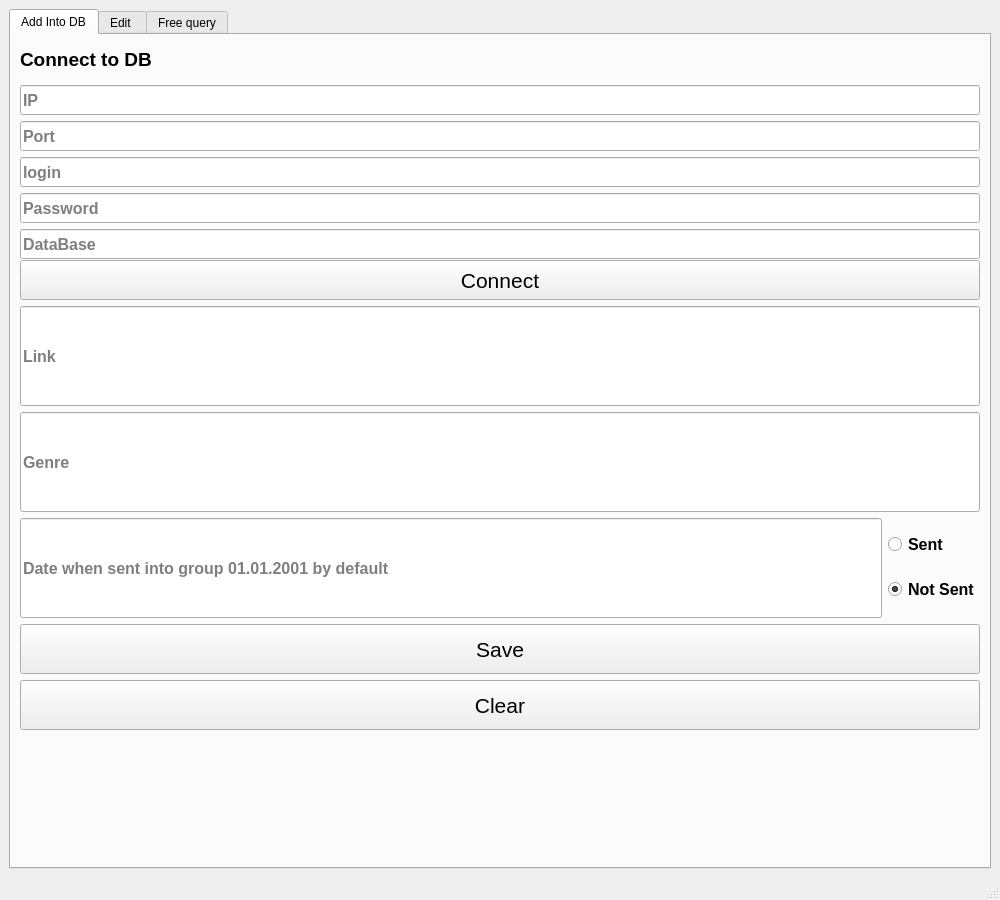
<?xml version="1.0" encoding="UTF-8"?>
<ui version="4.0">
 <class>MainWindow</class>
 <widget class="QMainWindow" name="MainWindow">
  <property name="geometry">
   <rect>
    <x>0</x>
    <y>0</y>
    <width>1000</width>
    <height>900</height>
   </rect>
  </property>
  <property name="windowTitle">
   <string>MUSIC</string>
  </property>
  <property name="unifiedTitleAndToolBarOnMac">
   <bool>false</bool>
  </property>
  <widget class="QWidget" name="centralwidget">
   <layout class="QVBoxLayout" name="verticalLayout">
    <item>
     <widget class="QTabWidget" name="tabWidget">
      <property name="currentIndex">
       <number>0</number>
      </property>
      <widget class="QWidget" name="tab">
       <attribute name="title">
        <string>Add Into DB</string>
       </attribute>
       <layout class="QVBoxLayout" name="verticalLayout_6">
        <item>
         <widget class="QLabel" name="label_connect_to_db">
          <property name="minimumSize">
           <size>
            <width>0</width>
            <height>30</height>
           </size>
          </property>
          <property name="maximumSize">
           <size>
            <width>16777215</width>
            <height>30</height>
           </size>
          </property>
          <property name="font">
           <font>
            <pointsize>14</pointsize>
            <weight>75</weight>
            <bold>true</bold>
           </font>
          </property>
          <property name="text">
           <string>Connect to DB</string>
          </property>
         </widget>
        </item>
        <item>
         <widget class="QLineEdit" name="lineEdit_ip">
          <property name="minimumSize">
           <size>
            <width>0</width>
            <height>30</height>
           </size>
          </property>
          <property name="maximumSize">
           <size>
            <width>16777215</width>
            <height>20</height>
           </size>
          </property>
          <property name="font">
           <font>
            <pointsize>12</pointsize>
            <weight>75</weight>
            <bold>true</bold>
           </font>
          </property>
          <property name="frame">
           <bool>true</bool>
          </property>
          <property name="placeholderText">
           <string>IP</string>
          </property>
         </widget>
        </item>
        <item>
         <widget class="QLineEdit" name="lineEdit_port">
          <property name="minimumSize">
           <size>
            <width>0</width>
            <height>30</height>
           </size>
          </property>
          <property name="maximumSize">
           <size>
            <width>16777215</width>
            <height>20</height>
           </size>
          </property>
          <property name="font">
           <font>
            <pointsize>12</pointsize>
            <weight>75</weight>
            <bold>true</bold>
           </font>
          </property>
          <property name="frame">
           <bool>true</bool>
          </property>
          <property name="placeholderText">
           <string>Port</string>
          </property>
         </widget>
        </item>
        <item>
         <widget class="QLineEdit" name="lineEdit_login">
          <property name="minimumSize">
           <size>
            <width>0</width>
            <height>30</height>
           </size>
          </property>
          <property name="maximumSize">
           <size>
            <width>16777215</width>
            <height>20</height>
           </size>
          </property>
          <property name="font">
           <font>
            <pointsize>12</pointsize>
            <weight>75</weight>
            <bold>true</bold>
           </font>
          </property>
          <property name="frame">
           <bool>true</bool>
          </property>
          <property name="placeholderText">
           <string>login</string>
          </property>
         </widget>
        </item>
        <item>
         <widget class="QLineEdit" name="lineEdit_pass">
          <property name="minimumSize">
           <size>
            <width>0</width>
            <height>30</height>
           </size>
          </property>
          <property name="maximumSize">
           <size>
            <width>16777215</width>
            <height>20</height>
           </size>
          </property>
          <property name="font">
           <font>
            <pointsize>12</pointsize>
            <weight>75</weight>
            <bold>true</bold>
           </font>
          </property>
          <property name="inputMethodHints">
           <set>Qt::ImhHiddenText|Qt::ImhNoAutoUppercase|Qt::ImhNoPredictiveText|Qt::ImhSensitiveData</set>
          </property>
          <property name="frame">
           <bool>true</bool>
          </property>
          <property name="echoMode">
           <enum>QLineEdit::Password</enum>
          </property>
          <property name="placeholderText">
           <string>Password</string>
          </property>
         </widget>
        </item>
        <item>
         <widget class="QLineEdit" name="lineEdit_name_of_db">
          <property name="minimumSize">
           <size>
            <width>0</width>
            <height>30</height>
           </size>
          </property>
          <property name="maximumSize">
           <size>
            <width>16777215</width>
            <height>20</height>
           </size>
          </property>
          <property name="font">
           <font>
            <pointsize>12</pointsize>
            <weight>75</weight>
            <bold>true</bold>
           </font>
          </property>
          <property name="frame">
           <bool>true</bool>
          </property>
          <property name="placeholderText">
           <string>DataBase</string>
          </property>
         </widget>
        </item>
        <item>
         <layout class="QHBoxLayout" name="horizontalLayout_5">
          <property name="spacing">
           <number>6</number>
          </property>
          <item>
           <widget class="QPushButton" name="pushButton_connect">
            <property name="minimumSize">
             <size>
              <width>0</width>
              <height>40</height>
             </size>
            </property>
            <property name="maximumSize">
             <size>
              <width>16777215</width>
              <height>40</height>
             </size>
            </property>
            <property name="font">
             <font>
              <pointsize>16</pointsize>
             </font>
            </property>
            <property name="text">
             <string>Connect</string>
            </property>
           </widget>
          </item>
         </layout>
        </item>
        <item>
         <widget class="QLineEdit" name="lineEdit_link">
          <property name="minimumSize">
           <size>
            <width>0</width>
            <height>100</height>
           </size>
          </property>
          <property name="font">
           <font>
            <pointsize>12</pointsize>
            <weight>75</weight>
            <bold>true</bold>
           </font>
          </property>
          <property name="frame">
           <bool>true</bool>
          </property>
          <property name="placeholderText">
           <string>Link</string>
          </property>
         </widget>
        </item>
        <item>
         <widget class="QLineEdit" name="lineEdit_genre">
          <property name="minimumSize">
           <size>
            <width>0</width>
            <height>100</height>
           </size>
          </property>
          <property name="font">
           <font>
            <pointsize>12</pointsize>
            <weight>75</weight>
            <bold>true</bold>
           </font>
          </property>
          <property name="placeholderText">
           <string>Genre</string>
          </property>
         </widget>
        </item>
        <item>
         <layout class="QHBoxLayout" name="horizontalLayout_4">
          <item>
           <widget class="QLineEdit" name="lineEdit_date">
            <property name="sizePolicy">
             <sizepolicy hsizetype="Expanding" vsizetype="Fixed">
              <horstretch>0</horstretch>
              <verstretch>0</verstretch>
             </sizepolicy>
            </property>
            <property name="minimumSize">
             <size>
              <width>0</width>
              <height>100</height>
             </size>
            </property>
            <property name="sizeIncrement">
             <size>
              <width>0</width>
              <height>0</height>
             </size>
            </property>
            <property name="font">
             <font>
              <pointsize>12</pointsize>
              <weight>75</weight>
              <bold>true</bold>
             </font>
            </property>
            <property name="autoFillBackground">
             <bool>false</bool>
            </property>
            <property name="placeholderText">
             <string>Date when sent into group 01.01.2001 by default</string>
            </property>
            <property name="clearButtonEnabled">
             <bool>false</bool>
            </property>
           </widget>
          </item>
          <item>
           <layout class="QVBoxLayout" name="verticalLayout_5">
            <item>
             <widget class="QRadioButton" name="radioButton_add_into_sent">
              <property name="font">
               <font>
                <pointsize>12</pointsize>
                <weight>75</weight>
                <bold>true</bold>
               </font>
              </property>
              <property name="text">
               <string>Sent</string>
              </property>
              <property name="checked">
               <bool>false</bool>
              </property>
              <attribute name="buttonGroup">
               <string notr="true">buttonGroup_2</string>
              </attribute>
             </widget>
            </item>
            <item>
             <widget class="QRadioButton" name="radioButton_add_into_not_sent">
              <property name="font">
               <font>
                <pointsize>12</pointsize>
                <weight>75</weight>
                <bold>true</bold>
               </font>
              </property>
              <property name="text">
               <string>Not Sent</string>
              </property>
              <property name="checked">
               <bool>true</bool>
              </property>
              <attribute name="buttonGroup">
               <string notr="true">buttonGroup_2</string>
              </attribute>
             </widget>
            </item>
           </layout>
          </item>
         </layout>
        </item>
        <item>
         <widget class="QPushButton" name="pushButton_save">
          <property name="minimumSize">
           <size>
            <width>0</width>
            <height>50</height>
           </size>
          </property>
          <property name="font">
           <font>
            <pointsize>16</pointsize>
           </font>
          </property>
          <property name="text">
           <string>Save</string>
          </property>
         </widget>
        </item>
        <item>
         <widget class="QPushButton" name="pushButton_clear">
          <property name="minimumSize">
           <size>
            <width>0</width>
            <height>50</height>
           </size>
          </property>
          <property name="font">
           <font>
            <pointsize>16</pointsize>
           </font>
          </property>
          <property name="text">
           <string>Clear</string>
          </property>
         </widget>
        </item>
        <item>
         <widget class="QLabel" name="label_result">
          <property name="minimumSize">
           <size>
            <width>0</width>
            <height>50</height>
           </size>
          </property>
          <property name="lineWidth">
           <number>1</number>
          </property>
          <property name="text">
           <string/>
          </property>
         </widget>
        </item>
       </layout>
      </widget>
      <widget class="QWidget" name="tab_2">
       <attribute name="title">
        <string>Edit </string>
       </attribute>
       <widget class="QLabel" name="label">
        <property name="geometry">
         <rect>
          <x>340</x>
          <y>10</y>
          <width>261</width>
          <height>16</height>
         </rect>
        </property>
        <property name="font">
         <font>
          <pointsize>14</pointsize>
          <weight>75</weight>
          <bold>true</bold>
         </font>
        </property>
        <property name="text">
         <string>Select from music where: </string>
        </property>
       </widget>
       <widget class="QLineEdit" name="lineEdit_id_select">
        <property name="geometry">
         <rect>
          <x>35</x>
          <y>50</y>
          <width>50</width>
          <height>25</height>
         </rect>
        </property>
        <property name="maximumSize">
         <size>
          <width>50</width>
          <height>16777215</height>
         </size>
        </property>
        <property name="font">
         <font>
          <pointsize>12</pointsize>
          <weight>75</weight>
          <bold>true</bold>
         </font>
        </property>
       </widget>
       <widget class="QLabel" name="label_id_select">
        <property name="geometry">
         <rect>
          <x>10</x>
          <y>50</y>
          <width>17</width>
          <height>19</height>
         </rect>
        </property>
        <property name="font">
         <font>
          <pointsize>12</pointsize>
          <weight>75</weight>
          <bold>true</bold>
         </font>
        </property>
        <property name="text">
         <string>Id</string>
        </property>
       </widget>
       <widget class="QLabel" name="label_genre_select">
        <property name="geometry">
         <rect>
          <x>90</x>
          <y>50</y>
          <width>49</width>
          <height>19</height>
         </rect>
        </property>
        <property name="font">
         <font>
          <pointsize>12</pointsize>
          <weight>75</weight>
          <bold>true</bold>
         </font>
        </property>
        <property name="text">
         <string>Genre</string>
        </property>
       </widget>
       <widget class="QLineEdit" name="lineEdit_genre_select">
        <property name="geometry">
         <rect>
          <x>153</x>
          <y>50</y>
          <width>191</width>
          <height>25</height>
         </rect>
        </property>
        <property name="font">
         <font>
          <pointsize>12</pointsize>
          <weight>75</weight>
          <bold>true</bold>
         </font>
        </property>
       </widget>
       <widget class="QLineEdit" name="lineEdit_date_select">
        <property name="geometry">
         <rect>
          <x>671</x>
          <y>50</y>
          <width>150</width>
          <height>25</height>
         </rect>
        </property>
        <property name="maximumSize">
         <size>
          <width>150</width>
          <height>16777215</height>
         </size>
        </property>
        <property name="font">
         <font>
          <pointsize>12</pointsize>
          <weight>75</weight>
          <bold>true</bold>
         </font>
        </property>
       </widget>
       <widget class="QLabel" name="label_author_select">
        <property name="geometry">
         <rect>
          <x>349</x>
          <y>50</y>
          <width>56</width>
          <height>19</height>
         </rect>
        </property>
        <property name="font">
         <font>
          <pointsize>12</pointsize>
          <weight>75</weight>
          <bold>true</bold>
         </font>
        </property>
        <property name="text">
         <string>Author</string>
        </property>
       </widget>
       <widget class="QLabel" name="label_date_select">
        <property name="geometry">
         <rect>
          <x>618</x>
          <y>50</y>
          <width>39</width>
          <height>19</height>
         </rect>
        </property>
        <property name="font">
         <font>
          <pointsize>12</pointsize>
          <weight>75</weight>
          <bold>true</bold>
         </font>
        </property>
        <property name="text">
         <string>Date</string>
        </property>
       </widget>
       <widget class="QLineEdit" name="lineEdit_author_select">
        <property name="geometry">
         <rect>
          <x>421</x>
          <y>50</y>
          <width>192</width>
          <height>25</height>
         </rect>
        </property>
        <property name="font">
         <font>
          <pointsize>12</pointsize>
          <weight>75</weight>
          <bold>true</bold>
         </font>
        </property>
       </widget>
       <widget class="QPushButton" name="pushButton_find_select">
        <property name="geometry">
         <rect>
          <x>10</x>
          <y>200</y>
          <width>471</width>
          <height>41</height>
         </rect>
        </property>
        <property name="font">
         <font>
          <pointsize>14</pointsize>
          <weight>75</weight>
          <bold>true</bold>
         </font>
        </property>
        <property name="text">
         <string>Find</string>
        </property>
       </widget>
       <widget class="QLabel" name="label_replace_3">
        <property name="geometry">
         <rect>
          <x>440</x>
          <y>440</y>
          <width>121</width>
          <height>31</height>
         </rect>
        </property>
        <property name="font">
         <font>
          <pointsize>14</pointsize>
          <weight>75</weight>
          <bold>true</bold>
         </font>
        </property>
        <property name="text">
         <string>Replace by:</string>
        </property>
       </widget>
       <widget class="QPushButton" name="pushButton_select_clear">
        <property name="geometry">
         <rect>
          <x>490</x>
          <y>200</y>
          <width>471</width>
          <height>41</height>
         </rect>
        </property>
        <property name="font">
         <font>
          <pointsize>14</pointsize>
          <weight>75</weight>
          <bold>true</bold>
         </font>
        </property>
        <property name="text">
         <string>Clear</string>
        </property>
       </widget>
       <widget class="QTableWidget" name="tableWidget_select_result">
        <property name="geometry">
         <rect>
          <x>10</x>
          <y>260</y>
          <width>951</width>
          <height>171</height>
         </rect>
        </property>
        <property name="minimumSize">
         <size>
          <width>0</width>
          <height>171</height>
         </size>
        </property>
        <property name="maximumSize">
         <size>
          <width>951</width>
          <height>170</height>
         </size>
        </property>
        <property name="font">
         <font>
          <pointsize>10</pointsize>
         </font>
        </property>
        <property name="alternatingRowColors">
         <bool>false</bool>
        </property>
        <property name="sortingEnabled">
         <bool>false</bool>
        </property>
        <attribute name="horizontalHeaderDefaultSectionSize">
         <number>130</number>
        </attribute>
        <attribute name="horizontalHeaderMinimumSectionSize">
         <number>39</number>
        </attribute>
        <attribute name="horizontalHeaderShowSortIndicator" stdset="0">
         <bool>false</bool>
        </attribute>
        <attribute name="verticalHeaderDefaultSectionSize">
         <number>20</number>
        </attribute>
        <attribute name="verticalHeaderHighlightSections">
         <bool>true</bool>
        </attribute>
        <column>
         <property name="text">
          <string>Id</string>
         </property>
        </column>
        <column>
         <property name="text">
          <string>Link</string>
         </property>
        </column>
        <column>
         <property name="text">
          <string>Genre</string>
         </property>
        </column>
        <column>
         <property name="text">
          <string>Author</string>
         </property>
        </column>
        <column>
         <property name="text">
          <string>Description</string>
         </property>
        </column>
        <column>
         <property name="text">
          <string>Date</string>
         </property>
        </column>
        <column>
         <property name="text">
          <string>Whether Sent</string>
         </property>
        </column>
       </widget>
       <widget class="QPushButton" name="pushButton_replace_clear">
        <property name="geometry">
         <rect>
          <x>490</x>
          <y>630</y>
          <width>471</width>
          <height>41</height>
         </rect>
        </property>
        <property name="font">
         <font>
          <pointsize>14</pointsize>
          <weight>75</weight>
          <bold>true</bold>
         </font>
        </property>
        <property name="text">
         <string>Clear</string>
        </property>
       </widget>
       <widget class="QPushButton" name="pushButton_replace">
        <property name="geometry">
         <rect>
          <x>10</x>
          <y>630</y>
          <width>471</width>
          <height>41</height>
         </rect>
        </property>
        <property name="font">
         <font>
          <pointsize>14</pointsize>
          <weight>75</weight>
          <bold>true</bold>
         </font>
        </property>
        <property name="text">
         <string>Replace</string>
        </property>
       </widget>
       <widget class="QLabel" name="label_edit_tab_result">
        <property name="geometry">
         <rect>
          <x>20</x>
          <y>680</y>
          <width>941</width>
          <height>150</height>
         </rect>
        </property>
        <property name="font">
         <font>
          <pointsize>10</pointsize>
         </font>
        </property>
        <property name="text">
         <string/>
        </property>
       </widget>
       <widget class="QRadioButton" name="radioButton_sent_select">
        <property name="geometry">
         <rect>
          <x>850</x>
          <y>30</y>
          <width>82</width>
          <height>17</height>
         </rect>
        </property>
        <property name="font">
         <font>
          <pointsize>12</pointsize>
          <weight>75</weight>
          <bold>true</bold>
         </font>
        </property>
        <property name="text">
         <string>Sent</string>
        </property>
        <property name="checked">
         <bool>false</bool>
        </property>
        <attribute name="buttonGroup">
         <string notr="true">buttonGroup_3</string>
        </attribute>
       </widget>
       <widget class="QRadioButton" name="radioButton_not_sent_select">
        <property name="geometry">
         <rect>
          <x>850</x>
          <y>70</y>
          <width>101</width>
          <height>17</height>
         </rect>
        </property>
        <property name="font">
         <font>
          <pointsize>12</pointsize>
          <weight>75</weight>
          <bold>true</bold>
         </font>
        </property>
        <property name="text">
         <string>Not Sent</string>
        </property>
        <property name="checked">
         <bool>true</bool>
        </property>
        <attribute name="buttonGroup">
         <string notr="true">buttonGroup_3</string>
        </attribute>
       </widget>
       <widget class="QLineEdit" name="lineEdit_description_replace">
        <property name="geometry">
         <rect>
          <x>107</x>
          <y>580</y>
          <width>854</width>
          <height>40</height>
         </rect>
        </property>
        <property name="font">
         <font>
          <pointsize>12</pointsize>
          <weight>75</weight>
          <bold>true</bold>
         </font>
        </property>
       </widget>
       <widget class="QLabel" name="label_description_replace">
        <property name="geometry">
         <rect>
          <x>10</x>
          <y>580</y>
          <width>92</width>
          <height>40</height>
         </rect>
        </property>
        <property name="font">
         <font>
          <pointsize>12</pointsize>
          <weight>75</weight>
          <bold>true</bold>
         </font>
        </property>
        <property name="text">
         <string>Description</string>
        </property>
       </widget>
       <widget class="QLineEdit" name="lineEdit_link_replace">
        <property name="geometry">
         <rect>
          <x>58</x>
          <y>530</y>
          <width>903</width>
          <height>40</height>
         </rect>
        </property>
        <property name="font">
         <font>
          <pointsize>12</pointsize>
          <weight>75</weight>
          <bold>true</bold>
         </font>
        </property>
       </widget>
       <widget class="QLabel" name="label_link_replace">
        <property name="geometry">
         <rect>
          <x>10</x>
          <y>530</y>
          <width>43</width>
          <height>40</height>
         </rect>
        </property>
        <property name="font">
         <font>
          <pointsize>12</pointsize>
          <weight>75</weight>
          <bold>true</bold>
         </font>
        </property>
        <property name="text">
         <string>Link</string>
        </property>
       </widget>
       <widget class="QRadioButton" name="radioButton_not_sent_replace">
        <property name="geometry">
         <rect>
          <x>850</x>
          <y>510</y>
          <width>101</width>
          <height>17</height>
         </rect>
        </property>
        <property name="font">
         <font>
          <pointsize>12</pointsize>
          <weight>75</weight>
          <bold>true</bold>
         </font>
        </property>
        <property name="text">
         <string>Not Sent</string>
        </property>
        <property name="checked">
         <bool>true</bool>
        </property>
       </widget>
       <widget class="QRadioButton" name="radioButton_sent_replace">
        <property name="geometry">
         <rect>
          <x>850</x>
          <y>470</y>
          <width>82</width>
          <height>17</height>
         </rect>
        </property>
        <property name="font">
         <font>
          <pointsize>12</pointsize>
          <weight>75</weight>
          <bold>true</bold>
         </font>
        </property>
        <property name="text">
         <string>Sent</string>
        </property>
        <property name="checked">
         <bool>false</bool>
        </property>
       </widget>
       <widget class="QSplitter" name="splitter_2">
        <property name="geometry">
         <rect>
          <x>10</x>
          <y>100</y>
          <width>951</width>
          <height>40</height>
         </rect>
        </property>
        <property name="minimumSize">
         <size>
          <width>900</width>
          <height>40</height>
         </size>
        </property>
        <property name="orientation">
         <enum>Qt::Horizontal</enum>
        </property>
        <widget class="QLabel" name="label_link_select">
         <property name="font">
          <font>
           <pointsize>12</pointsize>
           <weight>75</weight>
           <bold>true</bold>
          </font>
         </property>
         <property name="text">
          <string>Link</string>
         </property>
        </widget>
        <widget class="QLineEdit" name="lineEdit_link_select">
         <property name="font">
          <font>
           <pointsize>12</pointsize>
           <weight>75</weight>
           <bold>true</bold>
          </font>
         </property>
        </widget>
       </widget>
       <widget class="QSplitter" name="splitter_3">
        <property name="geometry">
         <rect>
          <x>10</x>
          <y>150</y>
          <width>951</width>
          <height>40</height>
         </rect>
        </property>
        <property name="minimumSize">
         <size>
          <width>900</width>
          <height>40</height>
         </size>
        </property>
        <property name="orientation">
         <enum>Qt::Horizontal</enum>
        </property>
        <widget class="QLabel" name="label_description_select">
         <property name="font">
          <font>
           <pointsize>12</pointsize>
           <weight>75</weight>
           <bold>true</bold>
          </font>
         </property>
         <property name="text">
          <string>Description</string>
         </property>
        </widget>
        <widget class="QLineEdit" name="lineEdit_description_select">
         <property name="font">
          <font>
           <pointsize>12</pointsize>
           <weight>75</weight>
           <bold>true</bold>
          </font>
         </property>
        </widget>
       </widget>
       <widget class="QLabel" name="label_id_replace">
        <property name="geometry">
         <rect>
          <x>10</x>
          <y>490</y>
          <width>17</width>
          <height>19</height>
         </rect>
        </property>
        <property name="font">
         <font>
          <pointsize>12</pointsize>
          <weight>75</weight>
          <bold>true</bold>
         </font>
        </property>
        <property name="text">
         <string>Id</string>
        </property>
       </widget>
       <widget class="QLabel" name="label_genre_replace">
        <property name="geometry">
         <rect>
          <x>87</x>
          <y>490</y>
          <width>49</width>
          <height>19</height>
         </rect>
        </property>
        <property name="font">
         <font>
          <pointsize>12</pointsize>
          <weight>75</weight>
          <bold>true</bold>
         </font>
        </property>
        <property name="text">
         <string>Genre</string>
        </property>
       </widget>
       <widget class="QLineEdit" name="lineEdit_id_replace">
        <property name="geometry">
         <rect>
          <x>32</x>
          <y>490</y>
          <width>50</width>
          <height>25</height>
         </rect>
        </property>
        <property name="maximumSize">
         <size>
          <width>50</width>
          <height>16777215</height>
         </size>
        </property>
        <property name="font">
         <font>
          <pointsize>12</pointsize>
          <weight>75</weight>
          <bold>true</bold>
         </font>
        </property>
       </widget>
       <widget class="QLineEdit" name="lineEdit_genre_replace">
        <property name="geometry">
         <rect>
          <x>142</x>
          <y>490</y>
          <width>201</width>
          <height>25</height>
         </rect>
        </property>
        <property name="font">
         <font>
          <pointsize>12</pointsize>
          <weight>75</weight>
          <bold>true</bold>
         </font>
        </property>
       </widget>
       <widget class="QLabel" name="label_author_replace">
        <property name="geometry">
         <rect>
          <x>352</x>
          <y>490</y>
          <width>56</width>
          <height>19</height>
         </rect>
        </property>
        <property name="font">
         <font>
          <pointsize>12</pointsize>
          <weight>75</weight>
          <bold>true</bold>
         </font>
        </property>
        <property name="text">
         <string>Author</string>
        </property>
       </widget>
       <widget class="QLabel" name="label_date_replace">
        <property name="geometry">
         <rect>
          <x>624</x>
          <y>490</y>
          <width>39</width>
          <height>19</height>
         </rect>
        </property>
        <property name="font">
         <font>
          <pointsize>12</pointsize>
          <weight>75</weight>
          <bold>true</bold>
         </font>
        </property>
        <property name="text">
         <string>Date</string>
        </property>
       </widget>
       <widget class="QLineEdit" name="lineEdit_author_replace">
        <property name="geometry">
         <rect>
          <x>414</x>
          <y>490</y>
          <width>201</width>
          <height>25</height>
         </rect>
        </property>
        <property name="font">
         <font>
          <pointsize>12</pointsize>
          <weight>75</weight>
          <bold>true</bold>
         </font>
        </property>
       </widget>
       <widget class="QLineEdit" name="lineEdit_date_replace">
        <property name="geometry">
         <rect>
          <x>668</x>
          <y>490</y>
          <width>150</width>
          <height>25</height>
         </rect>
        </property>
        <property name="maximumSize">
         <size>
          <width>150</width>
          <height>16777215</height>
         </size>
        </property>
        <property name="font">
         <font>
          <pointsize>12</pointsize>
          <weight>75</weight>
          <bold>true</bold>
         </font>
        </property>
       </widget>
      </widget>
      <widget class="QWidget" name="tab_3">
       <attribute name="title">
        <string>Free query</string>
       </attribute>
       <layout class="QVBoxLayout" name="verticalLayout_7">
        <item>
         <layout class="QHBoxLayout" name="horizontalLayout_2">
          <item>
           <widget class="QTextEdit" name="textEdit">
            <property name="minimumSize">
             <size>
              <width>0</width>
              <height>200</height>
             </size>
            </property>
            <property name="maximumSize">
             <size>
              <width>16777215</width>
              <height>200</height>
             </size>
            </property>
           </widget>
          </item>
          <item>
           <layout class="QVBoxLayout" name="verticalLayout_3">
            <item>
             <widget class="QRadioButton" name="radioButton_select">
              <property name="text">
               <string>Select</string>
              </property>
              <attribute name="buttonGroup">
               <string notr="true">buttonGroup</string>
              </attribute>
             </widget>
            </item>
            <item>
             <widget class="QRadioButton" name="radioButton_update">
              <property name="text">
               <string>Update</string>
              </property>
              <property name="checked">
               <bool>false</bool>
              </property>
              <attribute name="buttonGroup">
               <string notr="true">buttonGroup</string>
              </attribute>
             </widget>
            </item>
            <item>
             <widget class="QRadioButton" name="radioButton_delete">
              <property name="text">
               <string>Delete</string>
              </property>
              <property name="checked">
               <bool>false</bool>
              </property>
              <attribute name="buttonGroup">
               <string notr="true">buttonGroup</string>
              </attribute>
             </widget>
            </item>
            <item>
             <widget class="QRadioButton" name="radioButton_insert">
              <property name="text">
               <string>Insert</string>
              </property>
              <property name="checked">
               <bool>true</bool>
              </property>
              <attribute name="buttonGroup">
               <string notr="true">buttonGroup</string>
              </attribute>
             </widget>
            </item>
           </layout>
          </item>
         </layout>
        </item>
        <item>
         <widget class="QTableWidget" name="tableWidget_select_result_2">
          <property name="minimumSize">
           <size>
            <width>0</width>
            <height>171</height>
           </size>
          </property>
          <property name="maximumSize">
           <size>
            <width>951</width>
            <height>170</height>
           </size>
          </property>
          <property name="font">
           <font>
            <pointsize>10</pointsize>
           </font>
          </property>
          <property name="alternatingRowColors">
           <bool>false</bool>
          </property>
          <property name="sortingEnabled">
           <bool>false</bool>
          </property>
          <attribute name="horizontalHeaderDefaultSectionSize">
           <number>130</number>
          </attribute>
          <attribute name="horizontalHeaderMinimumSectionSize">
           <number>39</number>
          </attribute>
          <attribute name="horizontalHeaderShowSortIndicator" stdset="0">
           <bool>false</bool>
          </attribute>
          <attribute name="verticalHeaderDefaultSectionSize">
           <number>20</number>
          </attribute>
          <attribute name="verticalHeaderHighlightSections">
           <bool>true</bool>
          </attribute>
          <column>
           <property name="text">
            <string>Id</string>
           </property>
          </column>
          <column>
           <property name="text">
            <string>Link</string>
           </property>
          </column>
          <column>
           <property name="text">
            <string>Genre</string>
           </property>
          </column>
          <column>
           <property name="text">
            <string>Author</string>
           </property>
          </column>
          <column>
           <property name="text">
            <string>Description</string>
           </property>
          </column>
          <column>
           <property name="text">
            <string>Date</string>
           </property>
          </column>
          <column>
           <property name="text">
            <string>Whether Sent</string>
           </property>
          </column>
         </widget>
        </item>
        <item>
         <widget class="QPushButton" name="pushButton_send_query">
          <property name="minimumSize">
           <size>
            <width>0</width>
            <height>50</height>
           </size>
          </property>
          <property name="maximumSize">
           <size>
            <width>16777215</width>
            <height>50</height>
           </size>
          </property>
          <property name="font">
           <font>
            <pointsize>14</pointsize>
            <weight>75</weight>
            <bold>true</bold>
           </font>
          </property>
          <property name="text">
           <string>Send Query</string>
          </property>
         </widget>
        </item>
        <item>
         <widget class="QPushButton" name="pushButton_clear_query">
          <property name="minimumSize">
           <size>
            <width>0</width>
            <height>50</height>
           </size>
          </property>
          <property name="maximumSize">
           <size>
            <width>16777215</width>
            <height>50</height>
           </size>
          </property>
          <property name="font">
           <font>
            <pointsize>14</pointsize>
            <weight>75</weight>
            <bold>true</bold>
           </font>
          </property>
          <property name="text">
           <string>Clear</string>
          </property>
         </widget>
        </item>
        <item>
         <widget class="QLabel" name="label_query_result_2">
          <property name="minimumSize">
           <size>
            <width>0</width>
            <height>200</height>
           </size>
          </property>
          <property name="maximumSize">
           <size>
            <width>16777215</width>
            <height>200</height>
           </size>
          </property>
          <property name="text">
           <string/>
          </property>
         </widget>
        </item>
       </layout>
      </widget>
     </widget>
    </item>
   </layout>
  </widget>
  <widget class="QStatusBar" name="statusbar"/>
 </widget>
 <resources/>
 <connections/>
 <buttongroups>
  <buttongroup name="buttonGroup"/>
  <buttongroup name="buttonGroup_2"/>
  <buttongroup name="buttonGroup_3"/>
 </buttongroups>
</ui>
